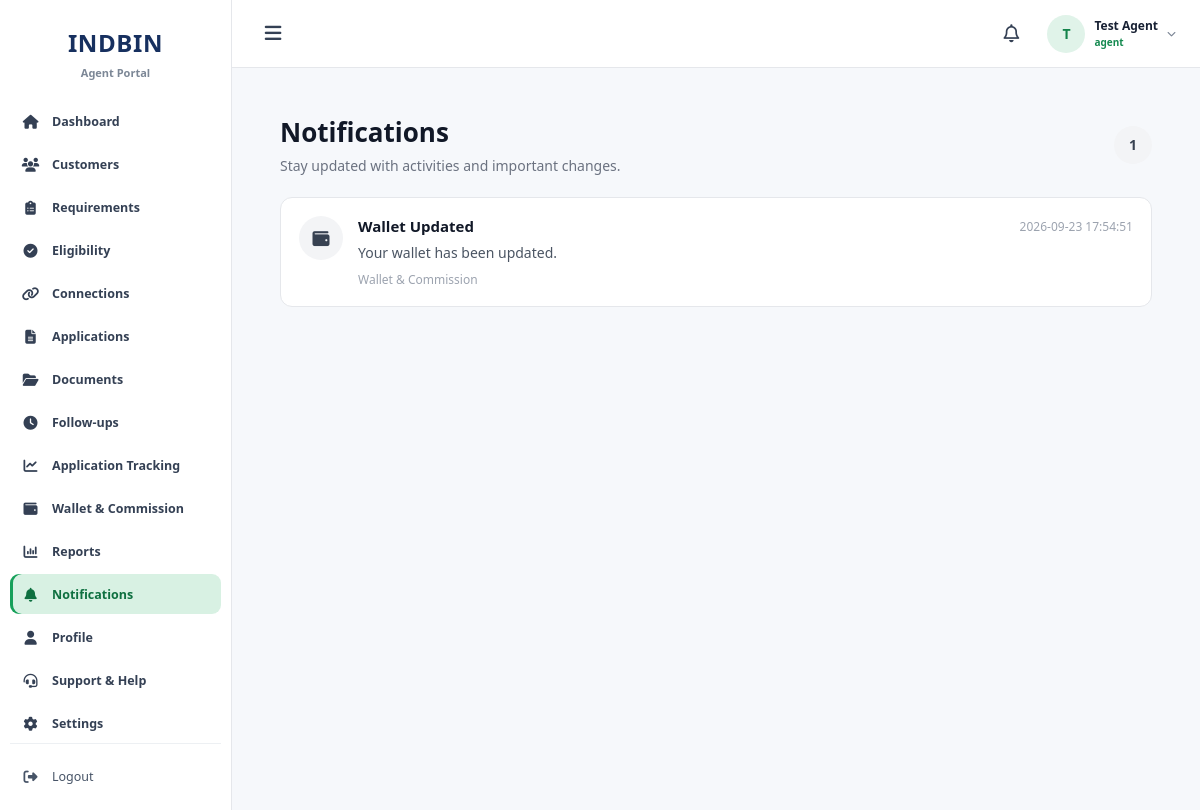
/agent/dashboard/notifications.php (signed in), run on the app's committed database.
### tables this page shows
CREATE TABLE users (
    id                INT UNSIGNED AUTO_INCREMENT PRIMARY KEY,
    role              ENUM('customer','agent','merchant','admin') NOT NULL DEFAULT 'customer',
    full_name         VARCHAR(150)  NOT NULL,
    email             VARCHAR(190)  NOT NULL,
    mobile            VARCHAR(15)   NULL,
    password_hash     VARCHAR(255)  NOT NULL,

     
    party_code        VARCHAR(32)   NULL,
    customer_code     VARCHAR(32)   NULL,    

     
    business_name     VARCHAR(180)  NULL,
    business_type     VARCHAR(100)  NULL,
    merchant_id       INT UNSIGNED  NULL,    

     
    referral_code     VARCHAR(24)   NULL,
    upline_id         INT UNSIGNED  NULL,

     
    mobile_verified   TINYINT(1)    NOT NULL DEFAULT 0,
    email_verified    TINYINT(1)    NOT NULL DEFAULT 0,
    kyc_status        ENUM('not_started','pending','approved','rejected','resubmit')
                      NOT NULL DEFAULT 'not_started',
    business_verification_status ENUM('not_started','pending','approved','rejected')
                      NOT NULL DEFAULT 'not_started',
    background_status ENUM('not_started','pending','approved','rejected')
                      NOT NULL DEFAULT 'not_started',
    onboarding_step   TINYINT UNSIGNED NOT NULL DEFAULT 1,
    account_status    ENUM('registered','onboarding','active','suspended','closed')
                      NOT NULL DEFAULT 'registered',

    risk_score        SMALLINT UNSIGNED NULL,
    risk_category     VARCHAR(30)   NULL,
    credit_limit      DECIMAL(12,2) NOT NULL DEFAULT 0.00,

    preferred_support_channel VARCHAR(30) NULL,
    onboarding_completed_at   DATETIME NULL,
    agreement_signed_at       DATETIME NULL,
    product_enablement_completed_at DATETIME NULL,
    account_setup_completed_at DATETIME NULL,
    training_completed_at     DATETIME NULL,
    app_walkthrough_completed_at DATETIME NULL,

    last_login_at     DATETIME      NULL,
    created_at        TIMESTAMP     NOT NULL DEFAULT CURRENT_TIMESTAMP,
    updated_at        TIMESTAMP     NOT NULL DEFAULT CURRENT_TIMESTAMP ON UPDATE CURRENT_TIMESTAMP,

    UNIQUE KEY uq_users_email    (email),
    UNIQUE KEY uq_users_mobile   (mobile),
    UNIQUE KEY uq_users_party    (party_code),
    UNIQUE KEY uq_users_code     (customer_code),
    UNIQUE KEY uq_users_referral (referral_code),
    KEY idx_users_role_status    (role, account_status),
    KEY idx_users_upline         (upline_id)
);

### agent/dashboard/shell.php (the view, shortened to what this page needs)
<?php
if (!function_exists('agent_shell_esc')) {
    function agent_shell_esc($value): string
    {
        return htmlspecialchars(
            (string)$value,
            ENT_QUOTES,
            'UTF-8'
        );
    }
}
if (!function_exists('agent_shell_open')) {
    function agent_shell_open(
        PDO $pdo,
        int $user_id,
        string $page_title = 'Dashboard',
        string $active_page = 'index.php'
    ): void {
        global
            $agent_name,
            $agent_role,
            $role,
            $agent_id,
            $pending_followups,
            $pending_followups_list,
            $agent_notifications,
            $notification_count;
        $name =
            trim(
                (string)(
                    $agent_name ?? ''
                )
            );
        $current_role =
            trim(
                (string)(
                    $agent_role
                    ?? ($role ?? '')
                )
            );
        try {
            $stmt = $pdo->prepare("
                SELECT *
                FROM users
                WHERE id = ?
                LIMIT 1
            ");
            $stmt->execute([
                $user_id
            ]);
            $user =
                $stmt->fetch(
                    PDO::FETCH_ASSOC
                ) ?: [];
            if ($name === '') {
                $name =
                    trim(
                        (string)(
                            $user['full_name']
                            ?? ''
                        )
                    );
            }
            if ($current_role === '') {
                $current_role =
                    trim(
                        (string)(
                            $user['role']
                            ?? $user['user_role']
                            ?? $user['assigned_role']
                            ?? ''
                        )
                    );
            }
        } catch (Throwable $e) {
            $user = [];
        }
        $initial =
            strtoupper(
                substr(
                    $name,
                    0,
                    1
                )
            );
        $sidebar_items = [
            [
                'index.php',
                'fa-house',
                'Dashboard'
            ],
            [
                'customers.php',
                'fa-users',
                'Customers'
            ],
            [
                'requirements.php',
                'fa-clipboard-list',
                'Requirements'
            ],
            [
                'eligibility.php',
                'fa-circle-check',
                'Eligibility'
            ],
            [
                'connections.php',
                'fa-link',
                'Connections'
            ],
            [
                'applications.php',
                'fa-file-lines',
                'Applications'
            ],
            [
                'documents.php',
                'fa-folder-open',
                'Documents'
            ],
            [
                'followups.php',
                'fa-clock',
                'Follow-ups'
            ],
            [
                'tracking.php',
                'fa-chart-line',
                'Application Tracking'
            ],
            [
                'wallet.php',
                'fa-wallet',
                'Wallet & Commission'
            ],
            [
                'reports.php',
                'fa-chart-column',
                'Reports'
            ],
            [
                'notifications.php',
                'fa-bell',
                'Notifications'
            ],
            [
                'profile.php',
                'fa-user',
                'Profile'
            ],
            [
                'support.php',
                'fa-headset',
                'Support & Help'
            ],
            [
                'settings.php',
                'fa-gear',
                'Settings'
            ]
        ];
        ?>
<!DOCTYPE html>
<html lang="en">
<head>
<link
    rel="stylesheet"
    href="https://cdnjs.cloudflare.com/ajax/libs/font-awesome/6.5.2/css/all.min.css"
>
</head>
<body>
<div class="app">
    <aside
        class="sidebar"
        id="agentSidebar"
    >
        <div class="brand">
            <div class="brand-main">
                INDBIN
            </div>
            <div class="brand-sub">
                Agent Portal
            </div>
        </div>
        <nav class="nav">
            <?php foreach (
                $sidebar_items
                as $item
            ): ?>
                <?php
                $is_active =
                    strtolower(
                        $item[0]
                    )
                    ===
                    strtolower(
                        $active_page
                    );
                ?>
                <a
                    href="<?= agent_shell_esc($item[0]) ?>"
                    class="<?= $is_active ? 'active' : '' ?>"
                >
                    <span class="nav-icon">
                        <i
                            class="fa-solid
                            <?= agent_shell_esc($item[1]) ?>"
                        ></i>
                    </span>
                    <span>
                        <?= agent_shell_esc(
                            $item[2]
                        ) ?>
                    </span>
                </a>
            <?php endforeach; ?>
        </nav>
        <div class="sidebar-bottom">
            <a
                class="logout"
                href="logout.php"
            >
                <span class="nav-icon">
                    <i
                        class="
                        fa-solid
                        fa-right-from-bracket
                        "
                    ></i>
                </span>
                <span>
                    Logout
                </span>
            </a>
        </div>
    </aside>
    <main class="main">
        <header class="topbar">
            <button
                type="button"
                class="menu-toggle"
                id="agentMenuToggle"
                aria-label="Open menu"
            >
                <i class="fa-solid fa-bars"></i>
            </button>
            <div class="top-right">
                <div class="notification-wrap">
                    <a
                        href="<?= agent_shell_esc(
                            defined('BASE_URL')
                                ? BASE_URL . '/agent/dashboard/notifications.php'
                                : 'notifications.php'
                        ) ?>"
                        class="notification"
                        aria-label="Notifications"
                        title="Notifications"
                    >
                        <i
                            class="fa-regular fa-bell"
                        ></i>
                    </a>
                </div>
                <div class="profile-wrap">
                    <button
                        type="button"
                        class="profile-button"
                        id="agentProfileButton"
                        aria-expanded="false"
                    >
                        <span class="profile-circle">
                            <?= agent_shell_esc(
                                $initial
                            ) ?>
                        </span>
                        <span class="profile-text">
                            <span class="profile-name">
                                <?= agent_shell_esc(
                                    $name
                                ) ?>
                            </span>
                            <span class="profile-role">
                                <?= agent_shell_esc(
                                    $current_role
                                ) ?>
                            </span>
                        </span>
                        <i
                            class="
                            fa-solid
                            fa-chevron-down
                            profile-arrow
                            "
                        ></i>
                    </button>
                </div>
            </div>
        </header>
        <div class="content">
<?php
    }
}
if (!function_exists('agent_shell_close')) {
    function agent_shell_close(): void
    {
        ?>
        </div>
    </main>
</div>
</body>
</html>
<?php
    }
}
?>

### agent/dashboard/shell.php (style rules this page uses)
* { box-sizing:border-box; }
html, body { margin:0; padding:0; min-height:100%; }
body { font-family: "Segoe UI", Arial, Helvetica, sans-serif; background:#f6f8fb; color:#172033; }
a { color:inherit; }
button { font-family:inherit; }
.app { min-height:100vh; display:flex; }
.sidebar { width:232px; min-width:232px; min-height:100vh; background:#fff; border-right:1px solid #e5e7eb; padding:22px 10px 14px; display:flex; flex-direction:column; z-index:1000; transition:width .25s ease, min-width .25s ease, transform .25s ease; }
.brand { padding:4px 8px 21px; text-align:center; }
.brand-main { font-size:24px; font-weight:800; letter-spacing:.6px; color:#17305f; }
.brand-sub { margin-top:6px; font-size:11px; font-weight:600; color:#7c8796; }
.nav { display:flex; flex-direction:column; gap:3px; flex:1; }
.nav a { min-height:40px; display:flex; align-items:center; gap:11px; padding:9px 10px; border-radius:9px; text-decoration:none; color:#344054; font-size:12.5px; font-weight:550; position:relative; transition: background .15s ease, color .15s ease; }
.nav a.active { background:#d8f1e3; color:#0e7040; font-weight:750; box-shadow: inset 3px 0 0 #16a05a; }
.nav-icon { width:21px; min-width:21px; text-align:center; font-size:14px; }
.sidebar-bottom { margin-top:auto; padding-top:12px; border-top:1px solid #edf0f3; }
.logout { min-height:40px; padding:9px 10px; display:flex; align-items:center; gap:11px; text-decoration:none; border-radius:9px; color:#475467; font-size:12.5px; }
.main { flex:1; min-width:0; min-height:100vh; }
.topbar { height:68px; background:#fff; border-bottom:1px solid #e5e7eb; display:flex; align-items:center; padding:0 22px; gap:14px; position:sticky; top:0; z-index:900; }
.menu-toggle { width:38px; height:38px; border:0; border-radius:8px; background:transparent; color:#344054; cursor:pointer; font-size:19px; display:flex; align-items:center; justify-content:center; }
.top-right { margin-left:auto; display:flex; align-items:center; gap:14px; }
.notification-wrap { position:relative; }
.notification { width:40px; height:40px; padding:0; border-radius:50%; background:transparent; color:#344054; display:flex; align-items:center; justify-content:center; font-size:18px; position:relative; text-decoration:none; }
.profile-wrap { position:relative; }
.profile-button { border:0; background:transparent; padding:2px; display:flex; align-items:center; gap:9px; cursor:pointer; color:#172033; border-radius:9px; }
.profile-circle { width:38px; height:38px; border-radius:50%; background:#e0f3e9; color:#14834b; display:flex; align-items:center; justify-content:center; font-size:14px; font-weight:800; }
.profile-text { display:flex; flex-direction:column; align-items:flex-start; line-height:1.2; }
.profile-name { font-size:12px; font-weight:750; }
.profile-role { margin-top:2px; color:#158a50; font-size:10px; font-weight:650; }
.profile-arrow { color:#7a8494; font-size:9px; }
.content { width:100%; max-width:1500px; margin:0 auto; padding:22px 24px 28px; }
.sidebar { transition:width .25s ease, min-width .25s ease, padding .25s ease, border .25s ease, transform .25s ease; }

### data on the page
users: full_name "T", full_name "Test Agent", role "agent"

### other printed values
$notificationCount "1"
$title "Wallet Updated"
$date "2026-09-23 17:54:51"
$message "Your wallet has been updated."
$source "Wallet & Commission"
